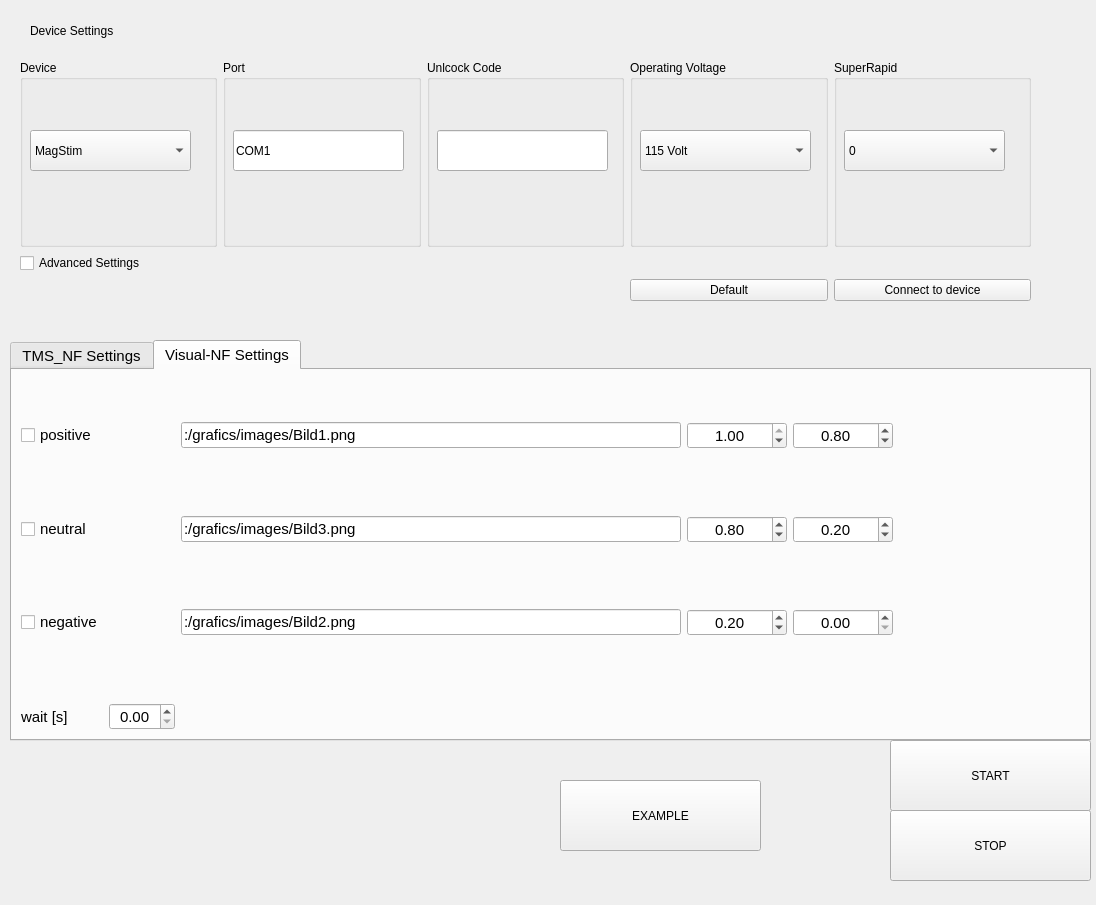
<?xml version="1.0" encoding="UTF-8"?>
<ui version="4.0">
 <class>TMSGui</class>
 <widget class="QWidget" name="TMSGui">
  <property name="enabled">
   <bool>true</bool>
  </property>
  <property name="geometry">
   <rect>
    <x>0</x>
    <y>0</y>
    <width>1096</width>
    <height>905</height>
   </rect>
  </property>
  <property name="mouseTracking">
   <bool>false</bool>
  </property>
  <property name="windowTitle">
   <string>Form</string>
  </property>
  <widget class="QTabWidget" name="tabWidget">
   <property name="geometry">
    <rect>
     <x>10</x>
     <y>340</y>
     <width>1081</width>
     <height>401</height>
    </rect>
   </property>
   <property name="font">
    <font>
     <pointsize>11</pointsize>
    </font>
   </property>
   <property name="tabPosition">
    <enum>QTabWidget::North</enum>
   </property>
   <property name="currentIndex">
    <number>1</number>
   </property>
   <widget class="QWidget" name="tms">
    <attribute name="title">
     <string>TMS_NF Settings</string>
    </attribute>
    <widget class="QWidget" name="gridLayoutWidget_2">
     <property name="geometry">
      <rect>
       <x>30</x>
       <y>50</y>
       <width>1011</width>
       <height>291</height>
      </rect>
     </property>
     <layout class="QGridLayout" name="gridLayout_2">
      <item row="2" column="9">
       <widget class="QSpinBox" name="spinBox_pulses">
        <property name="minimumSize">
         <size>
          <width>200</width>
          <height>0</height>
         </size>
        </property>
        <property name="alignment">
         <set>Qt::AlignCenter</set>
        </property>
        <property name="minimum">
         <number>1</number>
        </property>
        <property name="maximum">
         <number>8</number>
        </property>
       </widget>
      </item>
      <item row="2" column="3">
       <widget class="QSpinBox" name="spinBox_power">
        <property name="maximum">
         <number>100</number>
        </property>
        <property name="value">
         <number>20</number>
        </property>
       </widget>
      </item>
      <item row="4" column="9">
       <widget class="QSpinBox" name="spinBox_frequency">
        <property name="alignment">
         <set>Qt::AlignCenter</set>
        </property>
        <property name="minimum">
         <number>1</number>
        </property>
        <property name="maximum">
         <number>500</number>
        </property>
        <property name="value">
         <number>10</number>
        </property>
       </widget>
      </item>
      <item row="2" column="4">
       <widget class="QLabel" name="label_power">
        <property name="text">
         <string>in %</string>
        </property>
       </widget>
      </item>
      <item row="2" column="0">
       <widget class="QLabel" name="label_power1">
        <property name="font">
         <font>
          <pointsize>11</pointsize>
          <weight>75</weight>
          <bold>true</bold>
         </font>
        </property>
        <property name="text">
         <string>Power</string>
        </property>
       </widget>
      </item>
      <item row="6" column="7">
       <widget class="QLabel" name="label_duration">
        <property name="font">
         <font>
          <pointsize>11</pointsize>
          <weight>75</weight>
          <bold>true</bold>
         </font>
        </property>
        <property name="text">
         <string>Duration [s]</string>
        </property>
       </widget>
      </item>
      <item row="1" column="8">
       <spacer name="horizontalSpacer">
        <property name="orientation">
         <enum>Qt::Horizontal</enum>
        </property>
        <property name="sizeHint" stdset="0">
         <size>
          <width>40</width>
          <height>20</height>
         </size>
        </property>
       </spacer>
      </item>
      <item row="0" column="0">
       <widget class="QLabel" name="label_2">
        <property name="font">
         <font>
          <pointsize>11</pointsize>
          <weight>75</weight>
          <bold>true</bold>
         </font>
        </property>
        <property name="text">
         <string>Mode</string>
        </property>
       </widget>
      </item>
      <item row="9" column="7">
       <spacer name="verticalSpacer_7">
        <property name="orientation">
         <enum>Qt::Vertical</enum>
        </property>
        <property name="sizeHint" stdset="0">
         <size>
          <width>20</width>
          <height>40</height>
         </size>
        </property>
       </spacer>
      </item>
      <item row="4" column="7">
       <widget class="QLabel" name="label_frequency">
        <property name="font">
         <font>
          <pointsize>11</pointsize>
          <weight>75</weight>
          <bold>true</bold>
         </font>
        </property>
        <property name="text">
         <string>Frequency [Hz]</string>
        </property>
       </widget>
      </item>
      <item row="2" column="7">
       <widget class="QLabel" name="label_pulses">
        <property name="font">
         <font>
          <pointsize>11</pointsize>
          <weight>75</weight>
          <bold>true</bold>
         </font>
        </property>
        <property name="text">
         <string>Pulses [s]</string>
        </property>
       </widget>
      </item>
      <item row="8" column="9">
       <widget class="QSpinBox" name="spinBox_dtime">
        <property name="alignment">
         <set>Qt::AlignCenter</set>
        </property>
        <property name="minimum">
         <number>1</number>
        </property>
        <property name="maximum">
         <number>1000</number>
        </property>
        <property name="value">
         <number>15</number>
        </property>
       </widget>
      </item>
      <item row="7" column="7">
       <spacer name="verticalSpacer_3">
        <property name="orientation">
         <enum>Qt::Vertical</enum>
        </property>
        <property name="sizeHint" stdset="0">
         <size>
          <width>20</width>
          <height>40</height>
         </size>
        </property>
       </spacer>
      </item>
      <item row="0" column="1">
       <spacer name="horizontalSpacer_3">
        <property name="orientation">
         <enum>Qt::Horizontal</enum>
        </property>
        <property name="sizeHint" stdset="0">
         <size>
          <width>40</width>
          <height>20</height>
         </size>
        </property>
       </spacer>
      </item>
      <item row="3" column="7">
       <spacer name="verticalSpacer">
        <property name="orientation">
         <enum>Qt::Vertical</enum>
        </property>
        <property name="sizeHint" stdset="0">
         <size>
          <width>20</width>
          <height>40</height>
         </size>
        </property>
       </spacer>
      </item>
      <item row="10" column="9">
       <widget class="QPushButton" name="pushButton_resettms">
        <property name="text">
         <string>RESET</string>
        </property>
       </widget>
      </item>
      <item row="1" column="6">
       <spacer name="horizontalSpacer_2">
        <property name="orientation">
         <enum>Qt::Horizontal</enum>
        </property>
        <property name="sizeHint" stdset="0">
         <size>
          <width>40</width>
          <height>20</height>
         </size>
        </property>
       </spacer>
      </item>
      <item row="2" column="2">
       <widget class="QComboBox" name="comboBox_power">
        <property name="font">
         <font>
          <pointsize>10</pointsize>
         </font>
        </property>
        <item>
         <property name="text">
          <string>Static</string>
         </property>
        </item>
        <item>
         <property name="text">
          <string>Dynamic</string>
         </property>
        </item>
       </widget>
      </item>
      <item row="4" column="5">
       <widget class="QLabel" name="label_8">
        <property name="text">
         <string/>
        </property>
       </widget>
      </item>
      <item row="5" column="7">
       <spacer name="verticalSpacer_2">
        <property name="orientation">
         <enum>Qt::Vertical</enum>
        </property>
        <property name="sizeHint" stdset="0">
         <size>
          <width>20</width>
          <height>40</height>
         </size>
        </property>
       </spacer>
      </item>
      <item row="0" column="2" colspan="2">
       <widget class="QComboBox" name="comboBox_mode">
        <property name="font">
         <font>
          <pointsize>10</pointsize>
         </font>
        </property>
        <item>
         <property name="text">
          <string>Single Pulse</string>
         </property>
        </item>
        <item>
         <property name="text">
          <string>rTMS</string>
         </property>
        </item>
       </widget>
      </item>
      <item row="8" column="7">
       <widget class="QLabel" name="label_dtime">
        <property name="font">
         <font>
          <pointsize>11</pointsize>
          <weight>75</weight>
          <bold>true</bold>
         </font>
        </property>
        <property name="text">
         <string>Dead time [s]</string>
        </property>
       </widget>
      </item>
      <item row="2" column="10">
       <spacer name="horizontalSpacer_6">
        <property name="orientation">
         <enum>Qt::Horizontal</enum>
        </property>
        <property name="sizeHint" stdset="0">
         <size>
          <width>40</width>
          <height>20</height>
         </size>
        </property>
       </spacer>
      </item>
      <item row="6" column="9">
       <widget class="QDoubleSpinBox" name="doubleSpinBox_duration">
        <property name="alignment">
         <set>Qt::AlignCenter</set>
        </property>
       </widget>
      </item>
     </layout>
    </widget>
   </widget>
   <widget class="QWidget" name="visual">
    <attribute name="title">
     <string>Visual-NF Settings</string>
    </attribute>
    <layout class="QFormLayout" name="formLayout">
     <item row="0" column="0">
      <layout class="QGridLayout" name="gridLayout_3">
       <item row="1" column="1">
        <spacer name="horizontalSpacer_4">
         <property name="orientation">
          <enum>Qt::Horizontal</enum>
         </property>
         <property name="sizeHint" stdset="0">
          <size>
           <width>40</width>
           <height>20</height>
          </size>
         </property>
        </spacer>
       </item>
       <item row="10" column="0">
        <spacer name="verticalSpacer_5">
         <property name="orientation">
          <enum>Qt::Vertical</enum>
         </property>
         <property name="sizeHint" stdset="0">
          <size>
           <width>20</width>
           <height>40</height>
          </size>
         </property>
        </spacer>
       </item>
       <item row="6" column="0">
        <widget class="QLabel" name="label_5">
         <property name="text">
          <string/>
         </property>
        </widget>
       </item>
       <item row="11" column="0">
        <widget class="QCheckBox" name="checkBox_visNeg">
         <property name="text">
          <string>negative</string>
         </property>
        </widget>
       </item>
       <item row="13" column="0">
        <widget class="QLabel" name="label_6">
         <property name="text">
          <string>wait [s]</string>
         </property>
        </widget>
       </item>
       <item row="7" column="0">
        <widget class="QCheckBox" name="checkBox_visPos">
         <property name="text">
          <string>positive</string>
         </property>
        </widget>
       </item>
       <item row="9" column="0">
        <widget class="QCheckBox" name="checkBox_visNeut">
         <property name="text">
          <string>neutral</string>
         </property>
        </widget>
       </item>
       <item row="1" column="4">
        <spacer name="horizontalSpacer_5">
         <property name="orientation">
          <enum>Qt::Horizontal</enum>
         </property>
         <property name="sizeHint" stdset="0">
          <size>
           <width>40</width>
           <height>20</height>
          </size>
         </property>
        </spacer>
       </item>
       <item row="8" column="0">
        <spacer name="verticalSpacer_4">
         <property name="orientation">
          <enum>Qt::Vertical</enum>
         </property>
         <property name="sizeHint" stdset="0">
          <size>
           <width>20</width>
           <height>40</height>
          </size>
         </property>
        </spacer>
       </item>
       <item row="12" column="0">
        <spacer name="verticalSpacer_6">
         <property name="orientation">
          <enum>Qt::Vertical</enum>
         </property>
         <property name="sizeHint" stdset="0">
          <size>
           <width>20</width>
           <height>40</height>
          </size>
         </property>
        </spacer>
       </item>
       <item row="11" column="4">
        <widget class="QLineEdit" name="lineEdit_negative">
         <property name="toolTip">
          <string>To change the picture enter the path of the file</string>
         </property>
         <property name="text">
          <string>:/grafics/images/Bild2.png</string>
         </property>
        </widget>
       </item>
       <item row="11" column="5">
        <widget class="QDoubleSpinBox" name="doubleSpinBox_highNeg">
         <property name="alignment">
          <set>Qt::AlignCenter</set>
         </property>
         <property name="maximum">
          <double>1.000000000000000</double>
         </property>
         <property name="singleStep">
          <double>0.010000000000000</double>
         </property>
         <property name="value">
          <double>0.200000000000000</double>
         </property>
        </widget>
       </item>
       <item row="11" column="6">
        <widget class="QDoubleSpinBox" name="doubleSpinBox_lowNeg">
         <property name="alignment">
          <set>Qt::AlignCenter</set>
         </property>
         <property name="maximum">
          <double>1.000000000000000</double>
         </property>
         <property name="singleStep">
          <double>0.010000000000000</double>
         </property>
        </widget>
       </item>
       <item row="9" column="5">
        <widget class="QDoubleSpinBox" name="doubleSpinBox_highNeut">
         <property name="alignment">
          <set>Qt::AlignCenter</set>
         </property>
         <property name="maximum">
          <double>1.000000000000000</double>
         </property>
         <property name="singleStep">
          <double>0.010000000000000</double>
         </property>
         <property name="value">
          <double>0.800000000000000</double>
         </property>
        </widget>
       </item>
       <item row="9" column="6">
        <widget class="QDoubleSpinBox" name="doubleSpinBox_lowNeut">
         <property name="alignment">
          <set>Qt::AlignCenter</set>
         </property>
         <property name="maximum">
          <double>1.000000000000000</double>
         </property>
         <property name="singleStep">
          <double>0.010000000000000</double>
         </property>
         <property name="value">
          <double>0.200000000000000</double>
         </property>
        </widget>
       </item>
       <item row="7" column="5">
        <widget class="QDoubleSpinBox" name="doubleSpinBox_highPos">
         <property name="minimumSize">
          <size>
           <width>100</width>
           <height>0</height>
          </size>
         </property>
         <property name="alignment">
          <set>Qt::AlignCenter</set>
         </property>
         <property name="maximum">
          <double>1.000000000000000</double>
         </property>
         <property name="singleStep">
          <double>0.010000000000000</double>
         </property>
         <property name="value">
          <double>1.000000000000000</double>
         </property>
        </widget>
       </item>
       <item row="7" column="6">
        <widget class="QDoubleSpinBox" name="doubleSpinBox_lowPos">
         <property name="minimumSize">
          <size>
           <width>100</width>
           <height>0</height>
          </size>
         </property>
         <property name="alignment">
          <set>Qt::AlignCenter</set>
         </property>
         <property name="maximum">
          <double>1.000000000000000</double>
         </property>
         <property name="singleStep">
          <double>0.010000000000000</double>
         </property>
         <property name="value">
          <double>0.800000000000000</double>
         </property>
        </widget>
       </item>
       <item row="13" column="1">
        <widget class="QDoubleSpinBox" name="doubleSpinBox_visualwait">
         <property name="alignment">
          <set>Qt::AlignCenter</set>
         </property>
        </widget>
       </item>
       <item row="7" column="4">
        <widget class="QLineEdit" name="lineEdit_positiv">
         <property name="minimumSize">
          <size>
           <width>500</width>
           <height>0</height>
          </size>
         </property>
         <property name="toolTip">
          <string>To change the picture enter the path of the file</string>
         </property>
         <property name="text">
          <string>:/grafics/images/Bild1.png</string>
         </property>
        </widget>
       </item>
       <item row="9" column="4">
        <widget class="QLineEdit" name="lineEdit_neutral">
         <property name="toolTip">
          <string>To change the picture enter the path of the file</string>
         </property>
         <property name="text">
          <string>:/grafics/images/Bild3.png</string>
         </property>
        </widget>
       </item>
      </layout>
     </item>
    </layout>
   </widget>
  </widget>
  <widget class="QWidget" name="gridLayoutWidget">
   <property name="geometry">
    <rect>
     <x>20</x>
     <y>60</y>
     <width>1011</width>
     <height>241</height>
    </rect>
   </property>
   <layout class="QGridLayout" name="gridLayout">
    <item row="0" column="0">
     <widget class="QGroupBox" name="groupBox_device">
      <property name="title">
       <string>Device</string>
      </property>
      <widget class="QComboBox" name="comboBox_device">
       <property name="geometry">
        <rect>
         <x>10</x>
         <y>70</y>
         <width>161</width>
         <height>41</height>
        </rect>
       </property>
       <item>
        <property name="text">
         <string>MagStim</string>
        </property>
       </item>
       <item>
        <property name="text">
         <string>BiStim</string>
        </property>
       </item>
       <item>
        <property name="text">
         <string>Rapid</string>
        </property>
       </item>
      </widget>
     </widget>
    </item>
    <item row="0" column="1">
     <widget class="QGroupBox" name="groupBox_port">
      <property name="title">
       <string>Port</string>
      </property>
      <widget class="QLineEdit" name="lineEdit_port">
       <property name="geometry">
        <rect>
         <x>10</x>
         <y>70</y>
         <width>171</width>
         <height>41</height>
        </rect>
       </property>
       <property name="text">
        <string>COM1</string>
       </property>
      </widget>
     </widget>
    </item>
    <item row="0" column="3">
     <widget class="QGroupBox" name="groupBox_opVoltage">
      <property name="enabled">
       <bool>true</bool>
      </property>
      <property name="title">
       <string>Operating Voltage</string>
      </property>
      <widget class="QComboBox" name="comboBox_opVoltage">
       <property name="geometry">
        <rect>
         <x>10</x>
         <y>70</y>
         <width>171</width>
         <height>41</height>
        </rect>
       </property>
       <item>
        <property name="text">
         <string>115 Volt</string>
        </property>
       </item>
       <item>
        <property name="text">
         <string>240 Volt</string>
        </property>
       </item>
      </widget>
     </widget>
    </item>
    <item row="0" column="5">
     <widget class="QGroupBox" name="groupBox_superRapid">
      <property name="enabled">
       <bool>true</bool>
      </property>
      <property name="title">
       <string>SuperRapid</string>
      </property>
      <widget class="QComboBox" name="comboBox_superRapid">
       <property name="geometry">
        <rect>
         <x>10</x>
         <y>70</y>
         <width>161</width>
         <height>41</height>
        </rect>
       </property>
       <item>
        <property name="text">
         <string>0</string>
        </property>
       </item>
       <item>
        <property name="text">
         <string>1</string>
        </property>
       </item>
       <item>
        <property name="text">
         <string>2</string>
        </property>
       </item>
      </widget>
     </widget>
    </item>
    <item row="0" column="2">
     <widget class="QGroupBox" name="groupBox_unlockCode">
      <property name="enabled">
       <bool>true</bool>
      </property>
      <property name="mouseTracking">
       <bool>false</bool>
      </property>
      <property name="toolTip">
       <string>&lt;html&gt;&lt;head/&gt;&lt;body&gt;&lt;p&gt;&lt;br/&gt;&lt;/p&gt;&lt;/body&gt;&lt;/html&gt;</string>
      </property>
      <property name="toolTipDuration">
       <number>4</number>
      </property>
      <property name="accessibleDescription">
       <string/>
      </property>
      <property name="title">
       <string>Unlcock Code</string>
      </property>
      <widget class="QLineEdit" name="lineEdit_unlock">
       <property name="geometry">
        <rect>
         <x>10</x>
         <y>70</y>
         <width>171</width>
         <height>41</height>
        </rect>
       </property>
       <property name="toolTip">
        <string extracomment="test">Check your version to know if you need an unlock code</string>
       </property>
       <property name="toolTipDuration">
        <number>-1</number>
       </property>
      </widget>
     </widget>
    </item>
    <item row="1" column="0">
     <widget class="QCheckBox" name="checkBox_advanced">
      <property name="toolTip">
       <string>Click for more settings</string>
      </property>
      <property name="text">
       <string>Advanced Settings</string>
      </property>
     </widget>
    </item>
    <item row="2" column="3">
     <widget class="QPushButton" name="pushButton_default">
      <property name="toolTip">
       <string/>
      </property>
      <property name="text">
       <string>Default</string>
      </property>
     </widget>
    </item>
    <item row="2" column="5">
     <widget class="QPushButton" name="pushButton_connect">
      <property name="text">
       <string>Connect to device</string>
      </property>
     </widget>
    </item>
   </layout>
  </widget>
  <widget class="QLabel" name="label">
   <property name="geometry">
    <rect>
     <x>30</x>
     <y>10</y>
     <width>141</width>
     <height>41</height>
    </rect>
   </property>
   <property name="text">
    <string>Device Settings</string>
   </property>
  </widget>
  <widget class="QPushButton" name="pushButton_stop">
   <property name="geometry">
    <rect>
     <x>890</x>
     <y>810</y>
     <width>201</width>
     <height>71</height>
    </rect>
   </property>
   <property name="text">
    <string>STOP</string>
   </property>
  </widget>
  <widget class="QPushButton" name="pushButton_start">
   <property name="geometry">
    <rect>
     <x>890</x>
     <y>740</y>
     <width>201</width>
     <height>71</height>
    </rect>
   </property>
   <property name="text">
    <string>START</string>
   </property>
  </widget>
  <widget class="QPushButton" name="pushButton_example">
   <property name="geometry">
    <rect>
     <x>560</x>
     <y>780</y>
     <width>201</width>
     <height>71</height>
    </rect>
   </property>
   <property name="text">
    <string>EXAMPLE</string>
   </property>
  </widget>
 </widget>
 <resources/>
 <connections/>
</ui>
